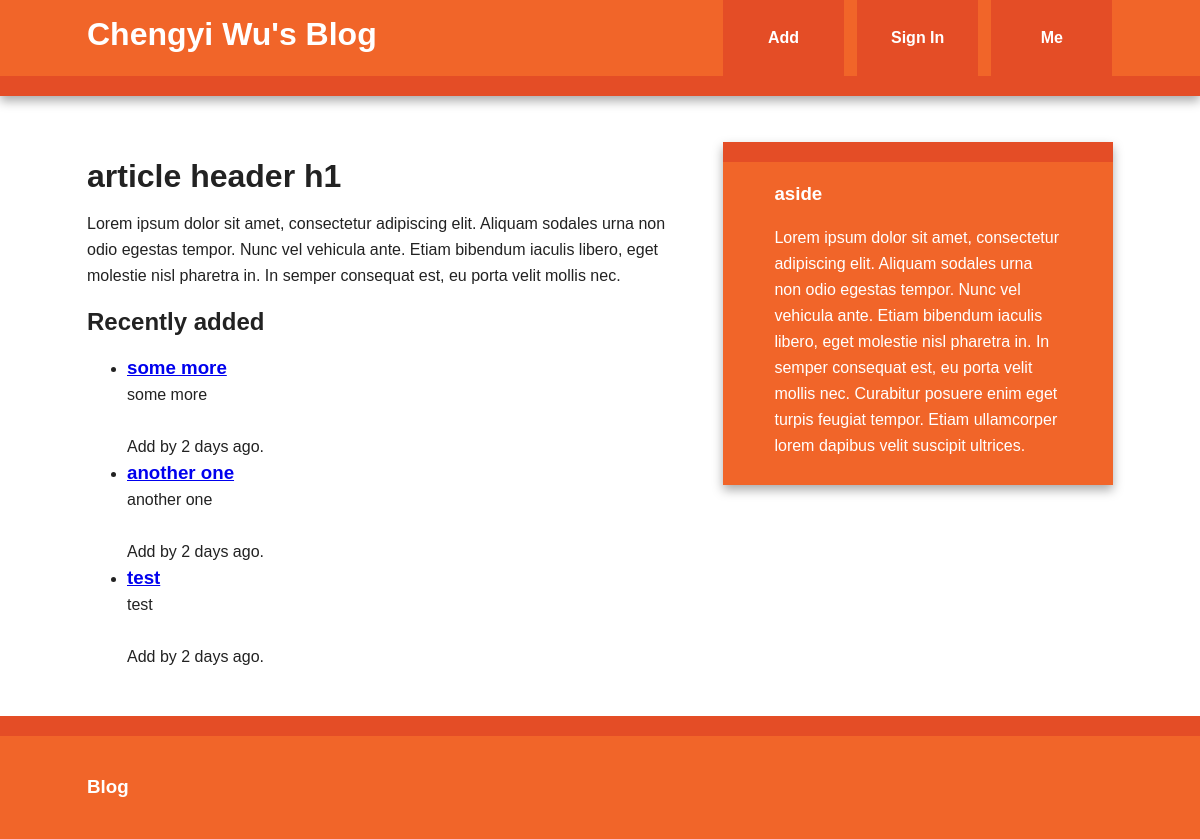
The page /index on the database as committed earlier.
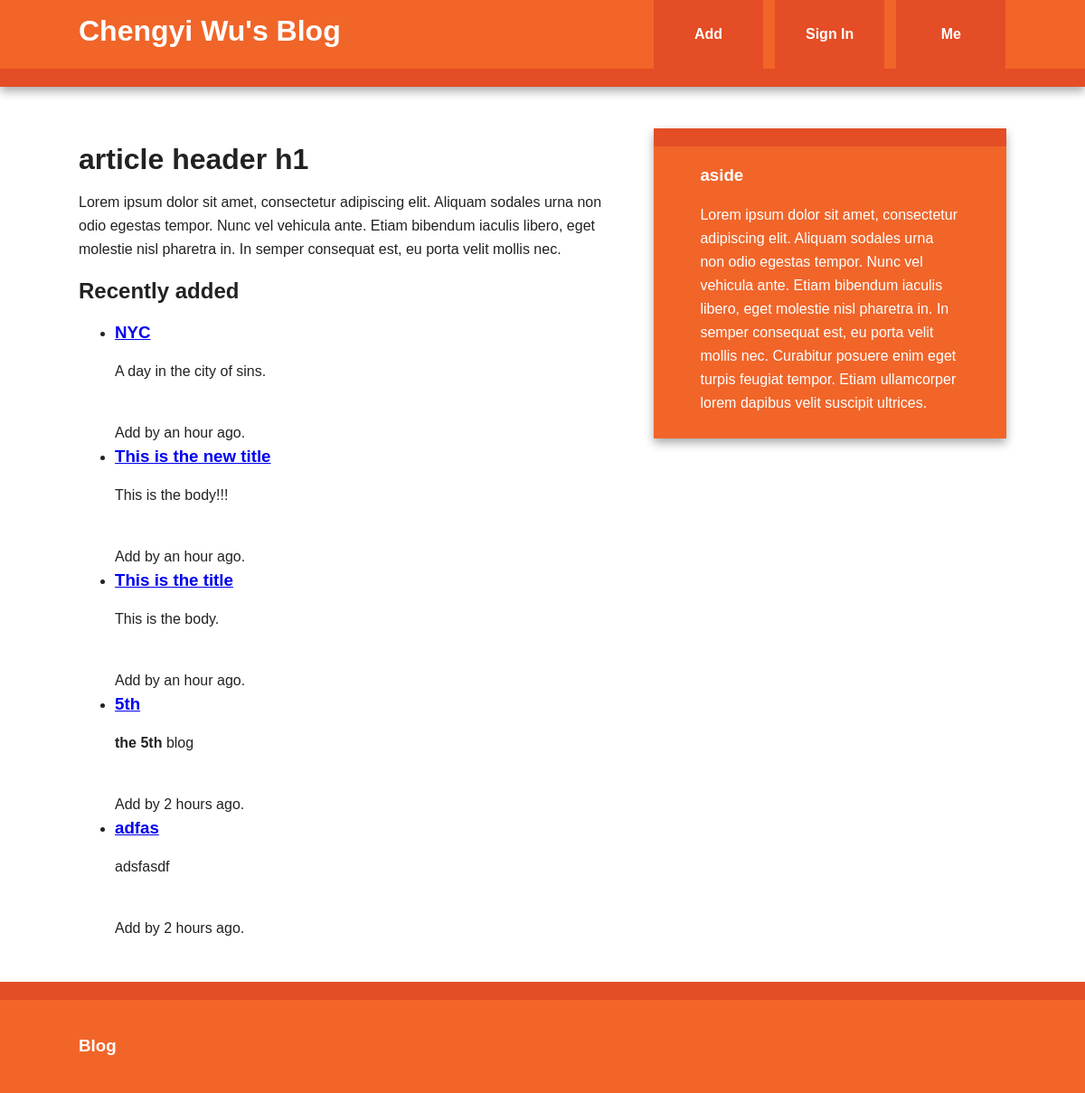
The same page on the database as committed later.
### blog/models.py (models this page shows, shortened)
class BlogPost(db.Model):
    id = db.Column(db.Integer, primary_key=True)
    date = db.Column(db.DateTime, default=datetime.utcnow)
    title = db.Column(db.String(256), nullable=False)
    body = db.Column(db.Text, nullable=False)
    user_id = db.Column(db.Integer, db.ForeignKey('user.id'), nullable=False)
    @staticmethod
    def newest(num):
        return BlogPost.query.order_by(desc(BlogPost.date)).limit(num)

### blog/main/views.py (the view)
@main.route('/')
@main.route('/index')
def index():
    return render_template('index.html', new_blogposts=BlogPost.newest(5))

### blog/templates/index.html (shortened to what this page needs)
{% extends "base.html" %}
{% block content %}
    <article>
            <header>
                <h1>article header h1</h1>
                <p>Lorem ipsum dolor sit amet, consectetur adipiscing elit. Aliquam sodales urna non odio egestas tempor. Nunc vel vehicula ante. Etiam bibendum iaculis libero, eget molestie nisl pharetra in. In semper consequat est, eu porta velit mollis nec.</p>
            </header>
            <section>
                <h2>Recently added</h2>
                {% if new_blogposts.count() > 0 %}
                    {% with blogposts = new_blogposts %}
                        {% include "blog_list.html" %}
                    {% endwith %}
                {% else %}
                    No blogs have been posted yet
                {% endif %}
            </section>
        </article>
{% endblock %}

### blog/templates/base.html (shortened to what this page needs)
<!doctype html>
<html class="no-js" lang="">
    <head>
        <link rel="stylesheet" href="../static/css/normalize.min.css">
        <link rel="stylesheet" href="../static/css/main.css">
    </head>
    <body>
        <div class="header-container">
            <header class="wrapper clearfix">
                <a href="{{ url_for('main.index') }}"><h1 class="title">Chengyi Wu's Blog</h1></a>
                <nav>
                    <ul>
                        <li><a href="{{ url_for('posts.add') }}">Add</a></li>
                        <li>
                            {% if current_user.is_authenticated %}
                                <a href="{{ url_for('auth.logout') }}">Sign Out</a>
                            {% else %}
                                <a href="{{ url_for('auth.login') }}">Sign In</a>
                            {% endif %}
                        </li>
                        <li><a href="{{ url_for('main.aboutme') }}">Me</a></li>
                    </ul>
                </nav>
            </header>
        </div>
        <div class="main-container">
            <div class="main wrapper clearfix">
                {% block content %}
                {% endblock %}
                {% block sidebar %}
                    <aside>
                        <h3>aside</h3>
                        <p>Lorem ipsum dolor sit amet, consectetur adipiscing elit. Aliquam sodales urna non odio egestas tempor. Nunc vel vehicula ante. Etiam bibendum iaculis libero, eget molestie nisl pharetra in. In semper consequat est, eu porta velit mollis nec. Curabitur posuere enim eget turpis feugiat tempor. Etiam ullamcorper lorem dapibus velit suscipit ultrices.</p>
                    </aside>
                {% endblock %}
            </div>
        </div>
        <div class="footer-container">
            <footer class="wrapper">
                <h3>Blog</h3>
            </footer>
        </div>
    </body>
</html>

### blog/templates/blog_list.html
<ul class="blogposts">
    {% for blogpost in blogposts %}
        <li>
            <a class="header" href="/posts/{{ blogpost.id }}">
                <h3 class="blogtitle">
                    {{ blogpost.title|truncate(32, killwords=True) }}
                </h3>
            </a>
            <div class="blogbody">
                    {{ blogpost.body|truncate(128, killwords=True)|safe }}
            </div>
            <div class="info">
                <br />
                Add by <a href="#"></a>
                {{ moment(blogpost.date).fromNow() }}.
            </div>
        </li>
    {% endfor %}
</ul>

### blog/static/css/main.css (style rules this page uses)
html { color: #222; font-size: 1em; line-height: 1.4; }
body { font: 16px/26px Helvetica, Helvetica Neue, Arial; }
.wrapper { width: 90%; margin: 0 5%; }
.header-container { border-bottom: 20px solid #e44d26; }
.footer-container, .main aside { border-top: 20px solid #e44d26; }
.header-container, .footer-container, .main aside { background: #f16529; }
.title { color: white; }
nav ul { margin: 0; padding: 0; list-style-type: none; }
nav a { display: block; margin-bottom: 10px; padding: 15px 0; text-align: center; text-decoration: none; font-weight: bold; color: white; background: #e44d26; }
.main { padding: 30px 0; }
.main article h1 { font-size: 2em; }
.main aside { color: white; padding: 0px 5% 10px; }
.footer-container footer { color: white; padding: 20px 0; }
.blogtitle { display: inline; }
.info { display: inline; }
@media only screen and (min-width: 480px) { nav a { float: left; width: 27%; margin: 0 1.7%; padding: 25px 2%; margin-bottom: 0; } }
@media only screen and (min-width: 480px) { nav li:first-child a { margin-left: 0; } }
@media only screen and (min-width: 480px) { nav li:last-child a { margin-right: 0; } }
@media only screen and (min-width: 480px) { nav ul li { display: inline; } }
@media only screen and (min-width: 768px) { .header-container, .main aside { -webkit-box-shadow: 0 5px 10px #aaa; -moz-box-shadow: 0 5px 10px #aaa; box-shadow: 0 5px 10px #aaa; } }
@media only screen and (min-width: 768px) { .title { float: left; } }
@media only screen and (min-width: 768px) { nav { float: right; width: 38%; } }
@media only screen and (min-width: 768px) { .main article { float: left; width: 57%; } }
@media only screen and (min-width: 768px) { .main aside { float: right; width: 28%; } }
@media only screen and (min-width: 1140px) { .wrapper { width: 1026px; margin: 0 auto; } }
.clearfix:before, .clearfix:after { content: " "; display: table; }
.clearfix:after { clear: both; }
.clearfix { *zoom: 1; }

Rows that differ between the two databases and show on the page:
no longer on this page (row unchanged): BlogPost: title "some more", body "some more", date "2 days ago"
no longer on this page (row unchanged): BlogPost: title "another one", body "another one", date "2 days ago"
no longer on this page (row unchanged): BlogPost: title "test", body "test", date "2 days ago"
added BlogPost: title "NYC", body "A day in the city of sins.", date "an hour ago"
added BlogPost: title "This is the new title", body "This is the body!!!", date "an hour ago"
added BlogPost: title "This is the title", body "This is the body.", date "an hour ago"
added BlogPost: title "5th", body "the 5th blog", date "2 hours ago"
added BlogPost: title "adfas", body "adsfasdf", date "2 hours ago"
